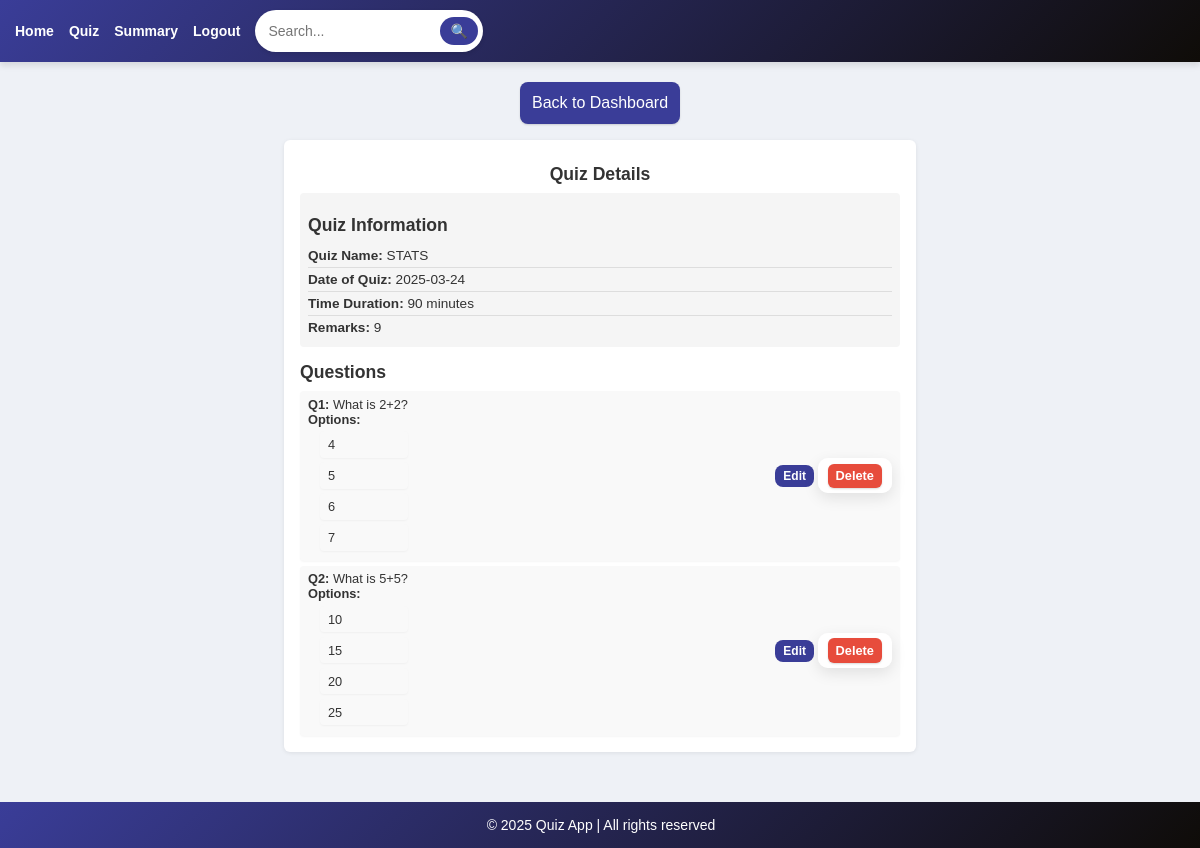
Screenshot of /quiz/2 with the database file from the repository.
### models.py (models this page shows, shortened)
class Quiz(db.Model):
    __tablename__ = 'quiz'
    id = db.Column(db.Integer, primary_key=True)
    chapter_id = db.Column(db.Integer, db.ForeignKey('chapters.id'), nullable=False)
    name = db.Column(db.String(225), unique=True, nullable=False)
    date_of_quiz = db.Column(db.Date, nullable=True)
    time_duration = db.Column(db.Integer, nullable=True)
    remarks = db.Column(db.String(255), nullable=True)
    chapter = db.relationship('Chapter', back_populates='quizzes')
    scores = db.relationship('Score', backref='quiz', lazy=True)

class Question(db.Model):
    __tablename__ = 'questions'
    id = db.Column(db.Integer, primary_key=True)
    question_statement = db.Column(db.String, nullable=False)
    option1 = db.Column(db.String, nullable=False)
    option2 = db.Column(db.String, nullable=False)
    option3 = db.Column(db.String, nullable=False)
    option4 = db.Column(db.String, nullable=False)
    correct_answer = db.Column(db.String, nullable=False)
    chapter_id = db.Column(db.Integer, db.ForeignKey('chapters.id'), nullable=False)
    chapter = db.relationship("Chapter", back_populates="questions")

### app.py (the view)
@app.route('/quiz/<int:quiz_id>', methods=['GET'])
def view_quiz(quiz_id):
    quiz = Quiz.query.filter_by(id=quiz_id).first()
    if not quiz:
        return "Quiz not found", 404
    questions = Question.query.filter_by(chapter_id=quiz.chapter_id).all()
    return render_template('view_quiz.html', quiz=quiz, questions=questions)

### templates/view_quiz.html (shortened to what this page needs)
{% extends 'base.html' %}
{% block content %}
<div class="text-center">
    <a href="{{ url_for('admin_dashboard') }}" class="btn">Back to Dashboard</a>
</div>
<div class="container">
    <h1 class="text-center">Quiz Details</h1>
    <div class="quiz-details">
        <h2>Quiz Information</h2>
        <ul>
            <li><strong>Quiz Name:</strong> {{ quiz.name }}</li>
            <li><strong>Date of Quiz:</strong> {{ quiz.date_of_quiz }}</li>
            <li><strong>Time Duration:</strong> {{ quiz.time_duration }} minutes</li>
            <li><strong>Remarks:</strong> {{ quiz.remarks }}</li>
        </ul>
    </div>
    <h2>Questions</h2>
    <div class="questions-list">
        <ul>
            {% for question in questions %}
                <li>
                    <div>
                        <strong>Q{{ loop.index }}:</strong> {{ question.question_statement }}<br>
                        <strong>Options:</strong>
                        <ul>
                            <li>{{ question.option1 }}</li>
                            <li>{{ question.option2 }}</li>
                            <li>{{ question.option3 }}</li>
                            <li>{{ question.option4 }}</li>
                        </ul>
                    </div>
                    <div>
                        <a href="{{ url_for('edit_question', question_id=question.id) }}" class="btn-sm btn-warning">Edit</a>
                        <form method="POST" action="{{ url_for('delete_question', question_id=question.id) }}" style="display: inline;">
                            <button type="submit" class="btn-sm btn-danger" onclick="return confirm('Delete this question?');">Delete</button>
                        </form>
                    </div>
                </li>
            {% endfor %}
        </ul>
    </div>
</div>
{% endblock %}

### templates/base.html (style rules this page uses)
form { background: white; padding: 10px; border-radius: 10px; box-shadow: 0px 5px 15px rgba(0, 0, 0, 0.1); }
button { font-size: 14px; font-weight: bold; padding: 8px 12px; }
body { font-family: 'Poppins', Arial, sans-serif; margin: 0; padding: 0; background-color: #eef1f6; color: #333; }

### templates/view_quiz.html (style rules this page uses)
.container { max-width: 600px; margin: 1rem auto; background: #fff; border-radius: 6px; padding: 0.75rem 1rem; box-shadow: 0 1px 4px rgba(0, 0, 0, 0.08); text-align: left; }
.container h1, .container h2 { color: #333; margin-bottom: 0.5rem; font-size: 1.1rem; }
.quiz-details { background-color: #f5f5f5; padding: 0.5rem; border-radius: 4px; margin-bottom: 0.75rem; }
.quiz-details ul { list-style: none; padding: 0; margin: 0; }
.quiz-details li { padding: 0.25rem 0; border-bottom: 1px solid #ddd; font-size: 0.85rem; }
.quiz-details li:last-child { border-bottom: none; }
.questions-list ul { list-style: none; padding: 0; margin: 0; }
.questions-list li { background: #f9f9f9; margin-bottom: 0.3rem; padding: 0.35rem 0.5rem; border-radius: 4px; box-shadow: 0 1px 2px rgba(0, 0, 0, 0.04); font-size: 0.8rem; display: flex; align-items: center; justify-content: space-between; }
.questions-list li ul { list-style: disc; padding-left: 0.75rem; margin: 0.3rem 0 0 0; }
.btn { display: inline-block; padding: 0.75rem; font-size: 1rem; border: none; border-radius: 8px; cursor: pointer; background-color: #3a3d98; color: #fff; text-decoration: none; box-shadow: 0 1px 2px rgba(0, 0, 0, 0.15); transition: background 0.3s; }
.btn-sm { display: inline-block; padding: 4px 8px; font-size: 12px; font-weight: bold; border: none; border-radius: 8px; cursor: pointer; text-decoration: none; }
.btn-warning { background-color: #3a3d98; color: #fff; transition: background 0.3s; border: none; border-radius: 8px; cursor: pointer; text-decoration: none; }
.btn-danger { display: inline-block; padding: 0.75rem; font-size: 1rem; border: none; border-radius: 8px; cursor: pointer; background-color: #e74c3c; color: #fff; box-shadow: 0 1px 2px rgba(0, 0, 0, 0.15); transition: background 0.3s; }
.questions-list .btn-danger { padding: 0.3rem 0.5rem; font-size: 0.8rem; border-radius: 6px; }
.text-center { text-align: center; }

### rows the page displays
Quiz: name "STATS", date_of_quiz "2025-03-24", time_duration "90", remarks "9"
Question: question_statement "What is 2+2?", option1 "4", option2 "5", option3 "6", option4 "7"
Question: question_statement "What is 5+5?", option1 "10", option2 "15", option3 "20", option4 "25"
